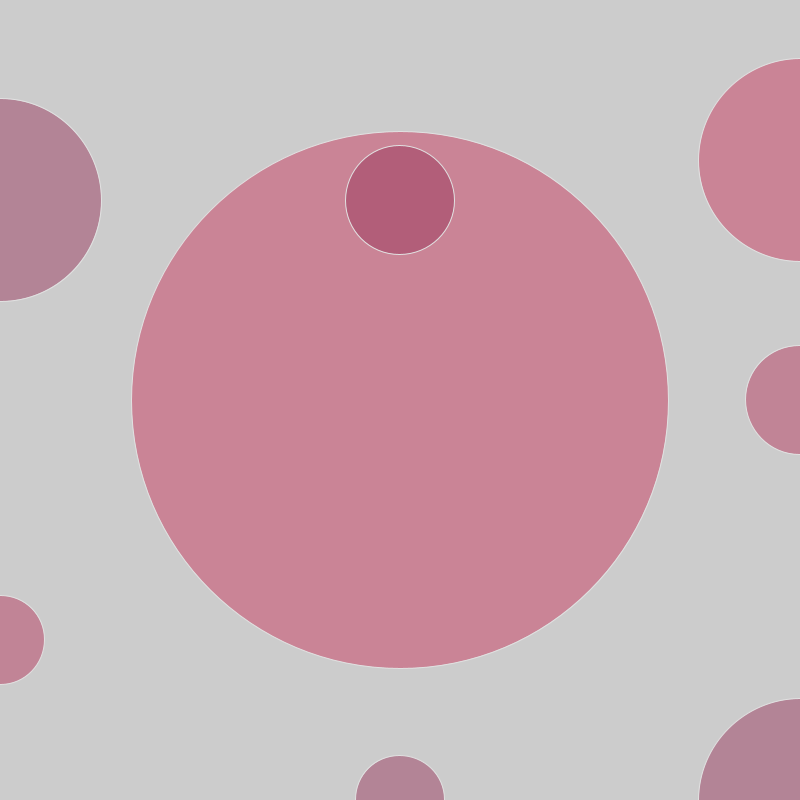
Frame 1 (no input)
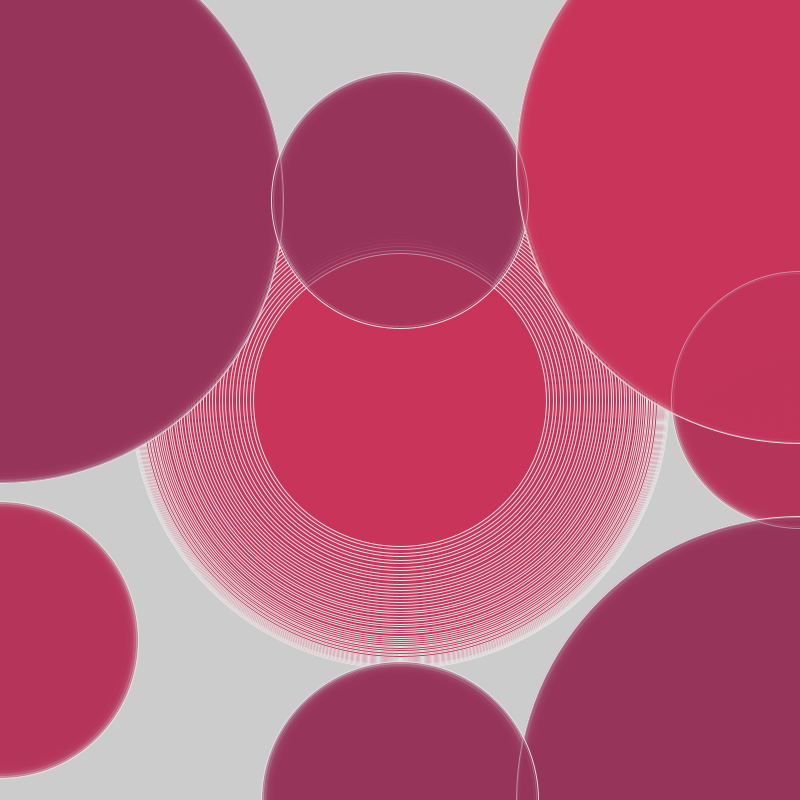
Frame 60 (the mouse pressed at the canvas centre just before this capture)
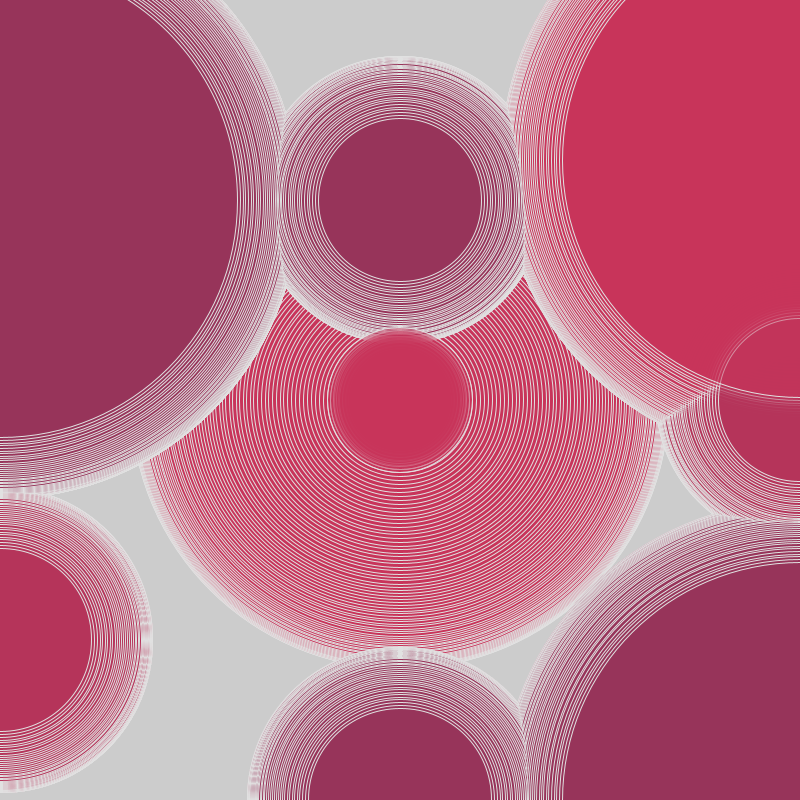
Frame 120 (the mouse held since frame 60 and released just before this capture)

The Processing sketch that drew these frames (run headless with seeded random() and noise(); from frame 60 on, the mouse is pressed at the canvas centre):

// Processing sketch: processing_135524
// ── processing_135524.pde

float diameter; 
float angle = 0;

void setup() {
  size(800, 800);
  diameter = height - 10;
  stroke(225);
}

void draw() {
  
  float d1 = 5+ (sin(angle) * diameter/2) + diameter/4;
  float d2 = 10 + (sin(angle + PI/2) * diameter/2) + diameter/6;
  float d3 = 10 + (sin(angle + PI) * diameter/2) + diameter/8;
  float d4 = 10 + (sin(angle + PI) * diameter/2) + diameter/10;
  
  
  fill(150, 50, 90,120);
  ellipse(0, height/4, d1, d1);
  fill(200, 50, 90,120);
  ellipse(width/2, height/2, d2, d2);
  fill(180, 50, 90,120);
  ellipse(width, height/2, d3, d3);
  
  fill(150, 50, 90,120);
  ellipse(width/2, height/4, d3, d3);
  fill(200, 50, 90,120);
  ellipse(width, height/5, d1, d1);
  fill(180, 50, 90,120);
  ellipse(0, height*0.8, d4, d4);
  fill(150, 50, 90,120);
  ellipse(width, height, d1, d1);
  ellipse(width/2, height, d4, d4);
  
  
  angle += 0.02;
}
